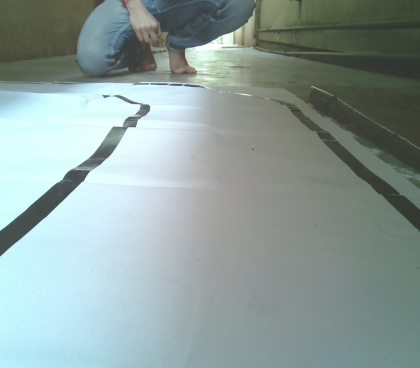
#> input picture Test Images/IMTR1.jpeg, 420 x 368 px
$ python -i final_update.py   (imports and definitions only)
#> lines starting #> are read from the running program, lines starting #| are printed output that depends on the picture; after the words box and inside, x2 and y2 are one past the last pixel; in counts of white or black regions, pixels touching at a corner belong together
# -*- coding: utf-8 -*-
"""
Created on Tue Mar 26 16:27:25 2019

@author: VEW1KOR
"""

import matplotlib.pyplot as plt
import matplotlib.image as mpimg
import numpy as np
import cv2

def image_result(image_path):
#> called with image_path = 'Test Images/IMTR1.jpeg'
    def draw_lines(img, houghLines, color=[0, 255, 0], thickness=2):
        for line in houghLines:
            for x1,y1,x2,y2 in line:
                cv2.line(img,(x1,y1),(x2,y2),color,thickness)

    def draw_lines_new(img, houghLines, color=[0, 255, 0], thickness=2):
        for line in houghLines:
            for rho,theta in line:
                a = np.cos(theta)
                b = np.sin(theta)
                x0 = a*rho
                y0 = b*rho
                x1 = int(x0 + 1000*(-b))
                y1 = int(y0 + 1000*(a))
                x2 = int(x0 - 1000*(-b))
                y2 = int(y0 - 1000*(a))
                cv2.line(img,(x1,y1),(x2,y2),color,thickness)


    def weighted_img(img, initial_img, α=0.8, β=1., λ=0.):
        return cv2.addWeighted(initial_img, α, img, β, λ)

    ang=[]
    def angles(houghLines):
        for line in houghLines:
            for x1,y1,x2,y2 in line:
                try:
                    m=abs((y2-y1)/(x2-x1)+0.0001)
                    ang.append(np.tan(m))
                except:
                    pass
        #print(ang)

    def angles_left(houghLines):
        ang_left=0.0
        for line in houghLines:
            for rho,theta in line:
                #print(theta)
                ang_left=float(90-theta*180/np.pi)
        return(ang_left)
        #print(type(ang_left))


    def angles_right(houghLines):
        ang_right=0.0
        for line in houghLines:
            for rho,theta in line:
                #print(theta)
                ang_right=float(90-theta*180/np.pi)
        return(ang_right)


    image = cv2.imread(image_path)
#> image is the input picture: shape (368, 420, 3); mean B, G, R 155.3, 158.1, 141.5

    height, width = image.shape[:2]
#> height = 368; width = 420

    start_row, start_col = int(0), int(0)
    end_row, end_col = int(height), int(width * .5)
#> end_row = 368; end_col = 210
    image_left_original = image[start_row:end_row , start_col:end_col]
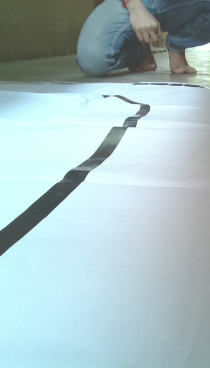
#> image_left_original: shape (368, 210, 3); mean B, G, R 195.6, 192.4, 169.4

    start_row, start_col = int(0), int(width * .5)
#> start_row = 0; start_col = 210
    end_row, end_col = int(height), int(width)
#> end_col = 420
    image_right_original = image[start_row:end_row , start_col:end_col]
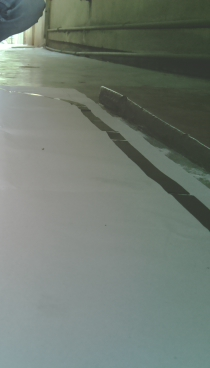
#> image_right_original: shape (368, 210, 3); mean B, G, R 114.9, 123.7, 113.5


    gray_image = cv2.cvtColor(image, cv2.COLOR_BGR2GRAY)
    blurred_image = cv2.GaussianBlur(gray_image, (9, 9), 0)
    edges_image = cv2.Canny(blurred_image, 50, 120)
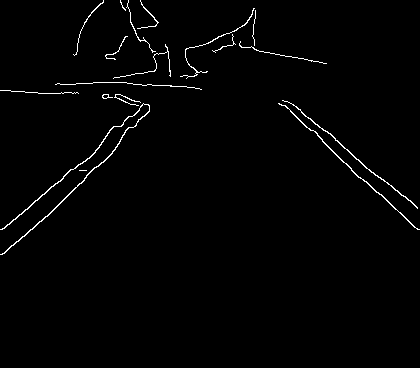
#> edges_image: shape (368, 420); 1.4% white in thin lines or dots, all inside (x1, y1, x2, y2) = (0, 0, 420, 255)

    rho_resolution = 1
    theta_resolution = np.pi/180
    threshold = 1
    kernel = np.ones((3,3),np.uint8)

    hough_lines = cv2.HoughLinesP(edges_image, rho_resolution , theta_resolution , threshold)
#> hough_lines = 1351 rows, first 6: [120, 2, 120, 0], [325, 144, 325, 143], [277, 54, 277, 54], [111, 82, 111, 82], [24, 91, 24, 91], [156, 68, 156, 63]

    hough_lines_image = np.zeros_like(image)
    draw_lines(hough_lines_image, hough_lines)
#> the loop in draw_lines, `for line in houghLines:` made 1351 passes
    original_image_with_hough_lines = weighted_img(hough_lines_image,image)
    final_image = cv2.dilate(original_image_with_hough_lines,kernel,iterations = 1)
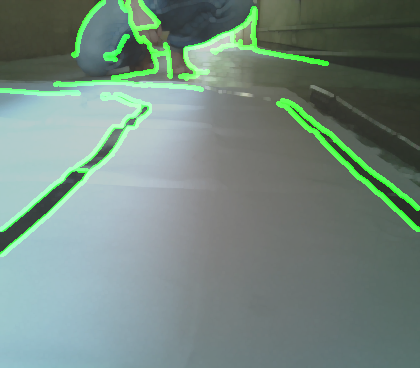
#> final_image: shape (368, 420, 3); mean of channels 0, 1, 2 127.3, 137, 116.1; drawn as B, G, R
    angles(hough_lines)
#> the loop in angles, `for line in houghLines:` made 1351 passes
#> after the loop in angles, `for line in houghLines:`: ang = 1351 items, first 6: nan, nan, nan, nan, nan, nan

    height, width = final_image.shape[:2]

    start_row, start_col = int(0), int(0)
    end_row, end_col = int(height), int(width * .5)
#> end_col = 210
    cropped_left = final_image[start_row:end_row , start_col:end_col]

    start_row, start_col = int(0), int(width * .5)
    end_row, end_col = int(height), int(width)
#> end_col = 420
    cropped_right = final_image[start_row:end_row , start_col:end_col]


    rho_resolution = 1
    theta_resolution = np.pi/180
#> theta_resolution = 0.0175
    threshold_n = 70

    #plt.imshow(final_image)
    image_left = cropped_left
    gray_image_left = cv2.cvtColor(image_left, cv2.COLOR_BGR2GRAY)
    blurred_image_left = cv2.GaussianBlur(gray_image_left, (9, 9), 0)
    edges_image_left = cv2.Canny(blurred_image_left, 50, 120)
#> edges_image_left: shape (368, 210); 2.4% white in thin lines or dots, all inside (x1, y1, x2, y2) = (0, 0, 210, 252)

    hough_lines_left = cv2.HoughLines(edges_image_left, rho_resolution , theta_resolution , threshold_n)
#> hough_lines_left = [[179, 0.873], [177, 0.855], [175, 0.838], [185, 0.803], [186, 0.82], [188, 0.838], [81, 1.57], [180, 0.89]]
    leng=len(hough_lines_left)
#> leng = 8
    #print(hough_lines_left)
    lis=hough_lines_left.tolist()
#> lis = [[[179, 0.873]], [[177, 0.855]], [[175, 0.838]], [[185, 0.803]], [[186, 0.82]], [[188, 0.838]], [[81, 1.57]], [[180, 0.89]]]
    #print(lis)
    rr=0
    aa=0
    for i in lis:
        #print(i[0][0],i[0][1])
        rr+=i[0][0]
        aa+=i[0][1]
#> this loop made 8 passes
#> (i, rr, aa) on passes 2 to 8: ([[177, 0.855]], 356, 1.73), ([[175, 0.838]], 531, 2.57), ([[185, 0.803]], 716, 3.37), ([[186, 0.82]], 902, 4.19), ([[188, 0.838]], 1090, 5.03), ([[81, 1.57]], 1171, 6.6), ([[180, 0.89]], 1351, 7.49)
#> after the loop, aa = 7.49; rr = 1351
    rr=rr/leng
#> rr = 168.9
    aa=aa/leng
#> aa = 0.936
    hough_avg_left=np.array([[[rr,aa]]])
#> hough_avg_left = [[168.9, 0.936]]
    #print(type(hough_avg_left))
    #print(hough_avg_left)
    hough_lines_image_left = np.zeros_like(image_left)
#> hough_lines_image_left: shape (368, 210, 3); every value is 0
    draw_lines_new(hough_lines_image_left, hough_avg_left)
#> the loop in draw_lines_new, `for line in houghLines:` made 1 pass
    original_image_with_hough_lines_left = weighted_img(hough_lines_image_left,image_left_original)
#> call 2 of weighted_img, with α = 0.8, β = 1, λ = 0
#> in weighted_img (call 2), `return cv2.addWeighted(initial_img, α, img, β, λ)`:
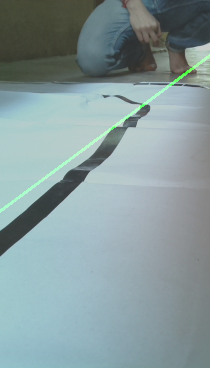
#> returned value: shape (368, 210, 3); mean of channels 0, 1, 2 156.5, 154.6, 135.5; drawn as B, G, R
    a_left=angles_left(hough_avg_left)
#> the loop in angles_left, `for line in houghLines:` made 1 pass
#> a_left = 36.37


    image_right = cropped_right
    gray_image_right = cv2.cvtColor(image_right, cv2.COLOR_BGR2GRAY)
    blurred_image_right = cv2.GaussianBlur(gray_image_right, (9, 9), 0)
    edges_image_right = cv2.Canny(blurred_image_right, 50, 120)
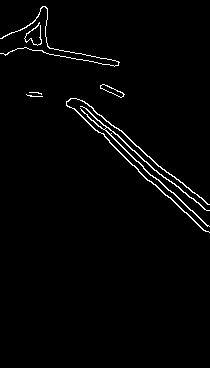
#> edges_image_right: shape (368, 210); 1.9% white in thin lines or dots, all inside (x1, y1, x2, y2) = (0, 6, 210, 233)

    hough_lines_right = cv2.HoughLines(edges_image_right, rho_resolution , theta_resolution , threshold_n)
#> hough_lines_right = 27 rows, first 8: [29, 2.32], [28, 2.3], [24, 2.32], [38, 2.23], [14, 2.37], [37, 2.22], [34, 2.3], [24, 2.27]
    leng_r=len(hough_lines_right)
#> leng_r = 27
    #print(hough_lines_right)
    lis=hough_lines_right.tolist()
#> lis = 27 items
    #print(lis)
    rrr=0
    aar=0
    for i in lis:
        #print(i[0][0],i[0][1])
        rrr+=i[0][0]
        aar+=i[0][1]
#> this loop made 27 passes
#> (i, rrr, aar) on passes 2 to 13: ([[28, 2.3]], 57, 4.63), ([[24, 2.32]], 81, 6.95), ([[38, 2.23]], 119, 9.18), ([[14, 2.37]], 133, 11.55), ([[37, 2.22]], 170, 13.77), ([[34, 2.3]], 204, 16.07), ([[24, 2.27]], 228, 18.34), ([[29, 2.27]], 257, 20.61), ([[26, 2.29]], 283, 22.9), ([[13, 2.36]], 296, 25.25), ([[23, 2.36]], 319, 27.61), ([[6, 2.36]], 325, 29.97)
#> after the loop, aar = 62.06; rrr = 694
    rrr=rrr/leng_r
#> rrr = 25.7
    aar=aar/leng_r
#> aar = 2.3
    #print(aar)
    hough_avg_right=np.array([[[rrr,aar]]])
#> hough_avg_right = [[25.7, 2.3]]
    #print(type(hough_avg_right))
    #print(hough_avg_right)
    hough_lines_image_right = np.zeros_like(image_right)
    draw_lines_new(hough_lines_image_right, hough_avg_right)
#> the loop in draw_lines_new (call 2), `for line in houghLines:` made 1 pass
    original_image_with_hough_lines_right = weighted_img(hough_lines_image_right,image_right_original)
#> call 3 of weighted_img, with α = 0.8, β = 1, λ = 0
#> in weighted_img (call 3), `return cv2.addWeighted(initial_img, α, img, β, λ)`:
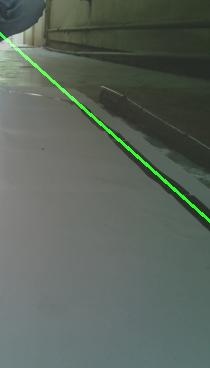
#> returned value: shape (368, 210, 3); mean of channels 0, 1, 2 91.9, 100.9, 90.8; drawn as B, G, R
    a_right=angles_right(hough_avg_right)
#> the loop in angles_right, `for line in houghLines:` made 1 pass
#> a_right = -41.7


    cv2.imwrite('C:/Users/VEW1KOR/Desktop/autosar+can/final_image_left.jpeg',original_image_with_hough_lines_left)
    cv2.imwrite('C:/Users/VEW1KOR/Desktop/autosar+can/final_image_right.jpeg',original_image_with_hough_lines_right)
    if(float(a_left) > 0 and float(a_right) < 0):
        return('forward')
    elif(float(a_left) > 0 and float(a_right) > 0):
        return('right')
    elif(float(a_left) < 0 and float(a_right) < 0):
        return('left')


    '''

    plt.figure(figsize = (30,20))
    plt.subplot(321)
    plt.imshow(image)
    plt.subplot(322)
    plt.imshow(edges_image, cmap='gray')
    #cv2.imwrite('C:/Users/VEW1KOR/Desktop/autosar+can/edges_image.jpeg',edges_image)

    plt.subplot(323)
    plt.imshow(final_image, cmap='gray')

    plt.subplot(324)
    plt.imshow(original_image_with_hough_lines_left, cmap='gray')

    plt.subplot(325)
    plt.imshow(original_image_with_hough_lines_right, cmap='gray')
    '''
    #cv2.imwrite('C:/Users/VEW1KOR/Desktop/autosar+can/final_image.jpeg',final_image)
    #cv2.imwrite('C:/Users/VEW1KOR/Desktop/autosar+can/final_hough_image.jpeg',original_image_with_hough_lines_new)

    return

>>> result = image_result('Test Images/IMTR1.jpeg')

$ run again, on Test Images/image1.jpeg
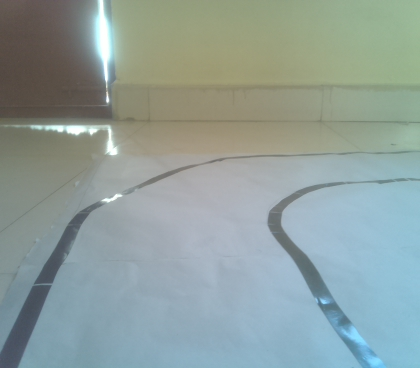
#> input picture Test Images/image1.jpeg, 420 x 368 px
#> in image_result, image is the input picture: shape (368, 420, 3); mean B, G, R 155.8, 159, 143.5
#> in image_result, `edges_image = cv2.Canny(blurred_image, 50, 120)`:
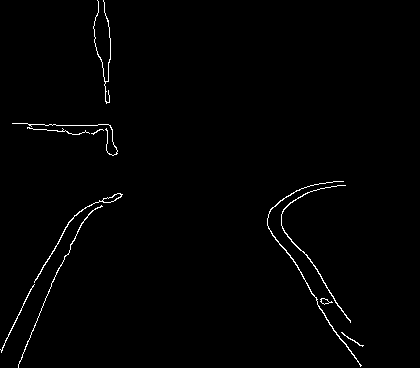
#> edges_image: shape (368, 420); 1.1% white in thin lines or dots, all inside (x1, y1, x2, y2) = (0, 0, 364, 368)
#> hough_lines = 870 rows, first 6: [294, 262, 294, 261], [45, 264, 45, 262], [92, 211, 92, 210], [105, 83, 105, 81], [326, 319, 326, 317], [315, 268, 315, 266]
#> the loop in draw_lines, `for line in houghLines:` made 870 passes
#> the loop in angles, `for line in houghLines:` made 870 passes
#> after the loop in angles, `for line in houghLines:`: ang = 870 items, first 6: nan, nan, nan, nan, nan, nan
#> theta_resolution = 0.0175
#> edges_image_left: shape (368, 210); 1.9% white in thin lines or dots, all inside (x1, y1, x2, y2) = (0, 0, 125, 368)
#> hough_lines_left = 21 rows, first 8: [157, 0.454], [156, 0.401], [151, 0.384], [152, 0.436], [156, 0.471], [177, 0.541], [157, 0.384], [162, 0.471]
#> leng = 21
#> in image_result, `lis=hough_lines_left.tolist()`: lis = 21 items
#> the loop in image_result, `for i in lis:` made 21 passes
#> (i, rr, aa) on passes 2 to 9: ([[156, 0.401]], 313, 0.855), ([[151, 0.384]], 464, 1.24), ([[152, 0.436]], 616, 1.68), ([[156, 0.471]], 772, 2.15), ([[177, 0.541]], 949, 2.69), ([[157, 0.384]], 1106, 3.07), ([[162, 0.471]], 1268, 3.54), ([[168, 0.524]], 1436, 4.07)
#> after the loop in image_result, `for i in lis:`: aa = 9.91; rr = 3455
#> in image_result, `rr=rr/leng`: rr = 164.5
#> in image_result, `aa=aa/leng`: aa = 0.472
#> hough_avg_left = [[164.5, 0.472]]
#> hough_lines_image_left: shape (368, 210, 3); every value is 0
#> the loop in draw_lines_new, `for line in houghLines:` made 1 pass
#> the loop in angles_left, `for line in houghLines:` made 1 pass
#> a_left = 62.95
#> edges_image_right: shape (368, 210); 1.5% white in thin lines or dots, all inside (x1, y1, x2, y2) = (54, 178, 157, 368)
#> hough_lines_right = [[61, 2.62], [56, 2.64], [50, 2.64], [56, 2.58], [90, 2.51], [61, 2.57]]
#> leng_r = 6
#> in image_result, `lis=hough_lines_right.tolist()`: lis = [[[61, 2.62]], [[56, 2.64]], [[50, 2.64]], [[56, 2.58]], [[90, 2.51]], [[61, 2.57]]]
#> the loop in image_result, `for i in lis:` made 6 passes
#> (i, rrr, aar) on passes 2 to 6: ([[56, 2.64]], 117, 5.25), ([[50, 2.64]], 167, 7.89), ([[56, 2.58]], 223, 10.47), ([[90, 2.51]], 313, 12.99), ([[61, 2.57]], 374, 15.55)
#> after the loop in image_result, `for i in lis:`: aar = 15.55; rrr = 374
#> in image_result, `rrr=rrr/leng_r`: rrr = 62.33
#> in image_result, `aar=aar/leng_r`: aar = 2.59
#> hough_avg_right = [[62.33, 2.59]]
#> the loop in draw_lines_new (call 2), `for line in houghLines:` made 1 pass
#> in weighted_img (call 3), `return cv2.addWeighted(initial_img, α, img, β, λ)`:
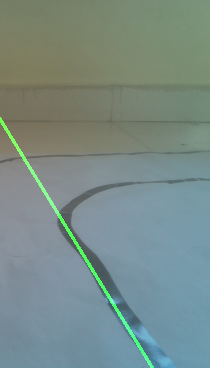
#> returned value: shape (368, 210, 3); mean of channels 0, 1, 2 135.3, 139.7, 120.6; drawn as B, G, R
#> the loop in angles_right, `for line in houghLines:` made 1 pass
#> a_right = -58.5
